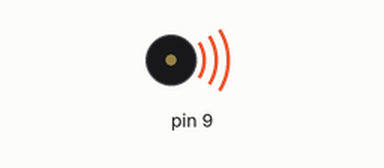
The sketch below on a simulated Arduino Uno, built with avr-gcc and run on an emulated ATmega328P. Shown: buzzer (waves = sounding).

Above: at 0.2 s.
At 3.7 s:
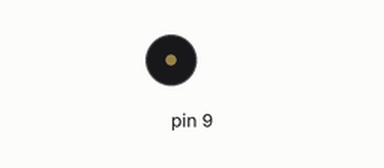
Timing chart, 0 to 4.6 s (numbered marks = the images above):
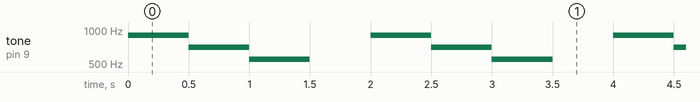

The sketch:

EXP_5_BUZZER.ino
```cpp
void setup()
{
pinMode(9,OUTPUT);
}
void loop()
{
tone(9, 900);
delay(500);
tone(9, 700);
delay(500);
tone(9, 550);
delay(500);
noTone(9);
delay(500);
}
```

Measured:
- by itself, tone on pin 9: repeats every 2.0 s: 700 Hz 0.50 s, 550 Hz 0.50 s, silent 0.50 s, 900 Hz 0.50 s
